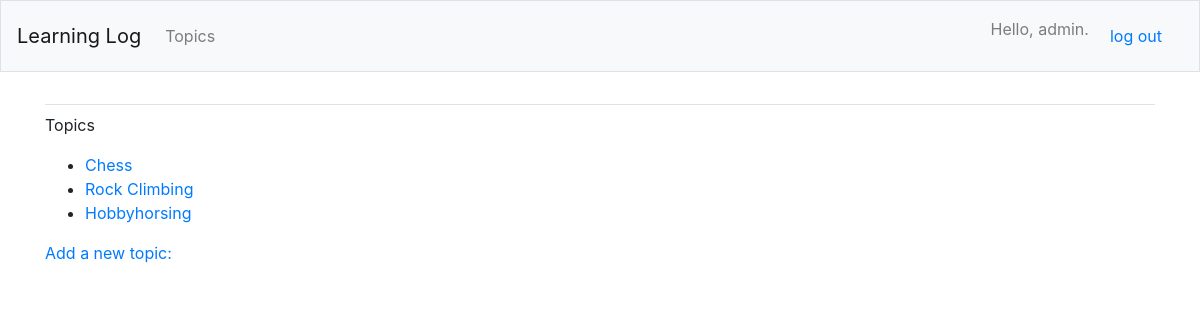
The app's page /topics/ (signed in) with its own data.
### learning_logs/models.py (models this page shows)
class Topic(models.Model):
    text = models.CharField(max_length=200)
    date_added = models.DateTimeField(auto_now_add=True)
    owner = models.ForeignKey(User, on_delete=models.CASCADE)
    def __str__(self):
        return self.text

### learning_logs/views.py (the view)
# urls.py: path('topics/', views.topics, name='topics'),
@login_required
def topics(request):
    topics = Topic.objects.filter(owner=request.user).order_by('date_added')
    context = {'topics': topics}
    return render(request, 'learning_logs/topics.html', context)

### learning_logs/templates/learning_logs/topics.html
{% extends "learning_logs/base.html" %}
{% block content %}
  <p>Topics</p>
  <ul>
    {% for topic in topics %}
    <li>
        <a href="{% url 'learning_logs:topic' topic.id %}">{{ topic }}</a>
    </li>
    {% empty %}
      <li>No topics ¯\_(ツ)_/¯</li>
    {% endfor %}
  </ul> <a href="{% url 'learning_logs:new_topic' %}">Add a new topic:</a>
{% endblock content %}

### learning_logs/templates/learning_logs/base.html (shortened to what this page needs)
{% load bootstrap4 %}
<!doctype html>
<html lang="en">
<head>
	{% bootstrap_css %}
</head>
<body>
<nav class="navbar navbar-expand-md navbar-light bg-light mb-4 border">
	<a class="navbar-brand" href="{% url 'learning_logs:index' %}">
		Learning Log</a>
	<div class="collapse navbar-collapse" id="navbarCollapse">
		<ul class="navbar-nav mr-auto">
			<li class="nav-item">
				<a class="nav-link" href="{% url 'learning_logs:topics' %}">
					Topics</a></li>
		</ul>
		<ul class="navbar-nav ml-auto">
			{% if user.is_authenticated %}
				<li class="nav-item">
					<span class="navbar-text"> Hello, {{ user.username }}.</span>
				</li>
                <form class = "nav-link" action="{% url 'users:logout' %}" method="post">
                    <button class="btn btn-link" type="submit">log out</button>
                    </form>
			{% else %}
				<li class="nav-item">
					<a class="nav-link" href="{% url 'users:register' %}">Register</a>
				</li>
				<li class="nav-item">
					<a class="nav-link" href="{% url 'users:login' %}">Log in</a></li>
			{% endif %}
		</ul>
	</div>
</nav>
<main role="main" class="container">
	<div class="pb-2 mb-2 border-bottom">
	</div>
	<div>
		{% block content %}{% endblock content %}
	</div>
</main>
</body>

### records on screen
Topic: text "Chess"
Topic: text "Rock Climbing"
Topic: text "Hobbyhorsing"

### other values on screen
{{ user.username }} "admin"
